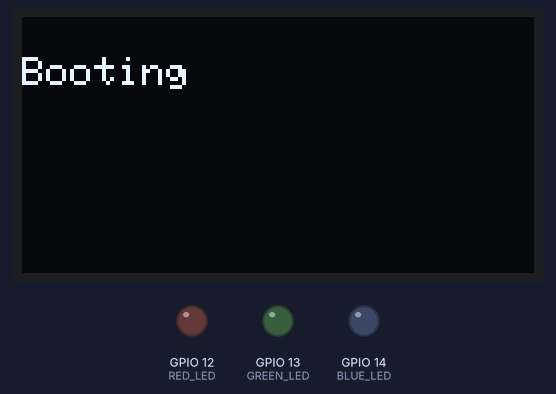
The sketch below on a simulated ESP8266 (NodeMCU). Parts: 128×64 one-colour display, output pins drawn as LEDs (lit = HIGH). WiFi joins after 1.5 s; servers stay silent unless stated; the display library's start-up logo is not drawn; network time is answered at once with the bench clock; the local clock reads 2024-03-15 10:24:30 at power-on unless the sketch sets it; pins used as bus, display or sensor lines are not drawn; what the sketch prints to the serial monitor is not drawn.

Above: at 2.6 s.
At 4.2 s:
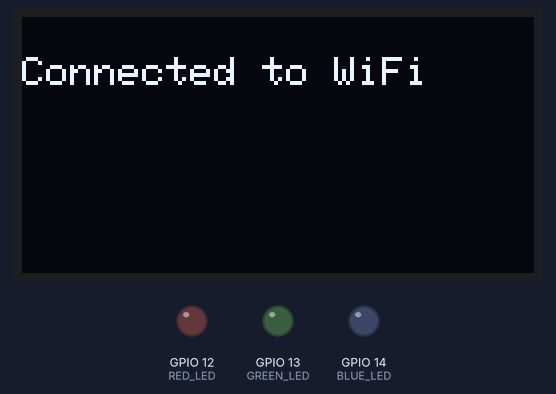
At 10.7 s:
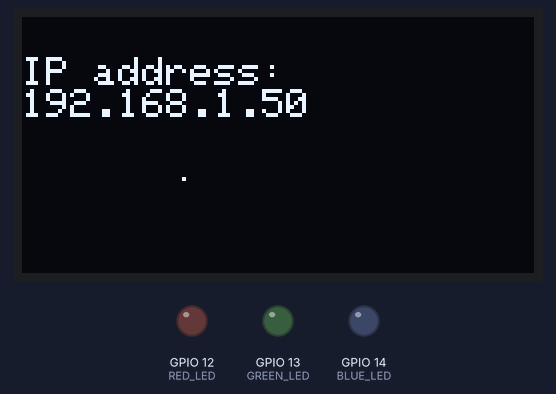
At 15.8 s:
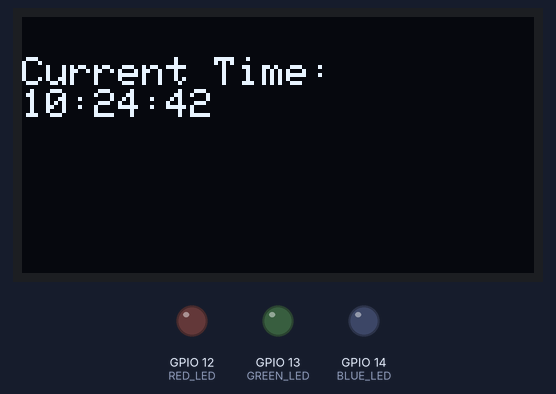
At 23.8 s:
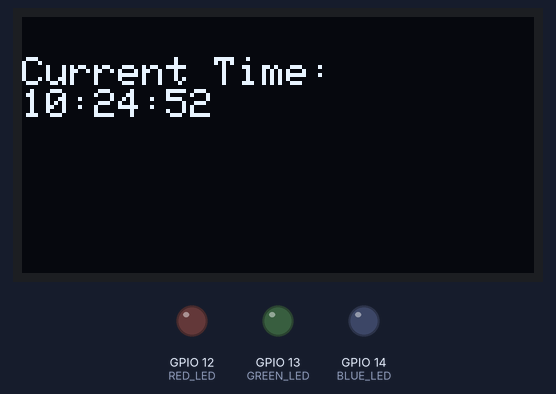
At 35.9 s:
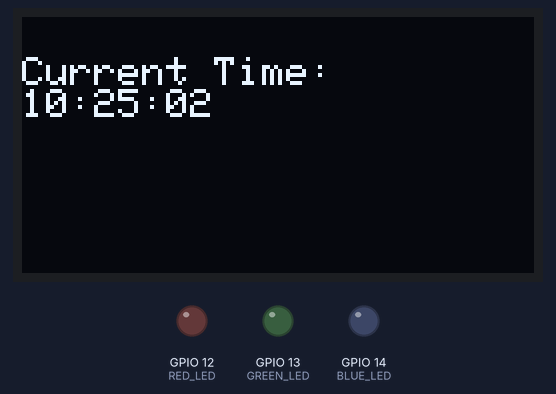

Measured:
- what the display in image 0 shows lasts 2.0 s, from 2.1 s to 4.1 s
- what the display in image 1 shows lasts 0.5 s, from 4.1 s to 4.6 s
- what the display in image 2 shows lasts 6.0 s, from 6.7 s to 12.7 s

The sketch:

wifi_ota_oled_NTP_project_X_3.ino.ino
```cpp
#include <ESP8266WiFi.h>          //https://github.com/esp8266/Arduino
#include <ESP8266mDNS.h>
#include <NTPClient.h>
#include <WiFiUdp.h>
#include <ArduinoOTA.h>
//needed for library
#include <DNSServer.h>
#include <ESP8266WebServer.h>
#include <WiFiManager.h>          //https://github.com/tzapu/WiFiManager
#include <SPI.h>
#include <Wire.h>
#include <Adafruit_GFX.h>
#include <Adafruit_SSD1306.h>
//for LED status
#include <Ticker.h>
Ticker ticker;
const char* ssid = "lucky";
const char* password = "laxmish53";
#define OLED_RESET LED_BUILTIN
Adafruit_SSD1306 display(OLED_RESET);
#if (SSD1306_LCDHEIGHT != 64)
#error("Height incorrect, please fix Adafruit_SSD1306.h!");
#endif
static int RED_LED = 12;
static int GREEN_LED = 13;
static int BLUE_LED = 14;
WiFiUDP ntpUDP;
NTPClient timeClient(ntpUDP);

void tick()
{
  //toggle state
  int state = digitalRead(LED_BUILTIN);  // get the current state of GPIO1 pin
  digitalWrite(LED_BUILTIN, !state);     // set pin to the opposite state
}

//gets called when WiFiManager enters configuration mode
void configModeCallback (WiFiManager *myWiFiManager) {
  Serial.println("Entered config mode");
  Serial.println(WiFi.softAPIP());
  //if you used auto generated SSID, print it
  Serial.println(myWiFiManager->getConfigPortalSSID());
  //entered config mode, make led toggle faster
  ticker.attach(0.2, tick);
}

void setup() {
  // put your setup code here, to run once:
  Serial.begin(115200);
  display.begin(SSD1306_SWITCHCAPVCC, 0x3C);  // initialize with the I2C addr 0x3D (for the 128x64)
  // init done

  timeClient.begin();
  // Show image buffer on the display hardware.
  // Since the buffer is intialized with an Adafruit splashscreen
  // internally, this will display the splashscreen.
  display.display();
  delay(2000);

  // Clear the buffer.
  display.clearDisplay();

  Serial.println("Booting");
   // text display tests
  display.setTextSize(1);
  display.setTextColor(WHITE);
  display.setCursor(0,10);
  display.println("Booting");
  display.display();
  delay(500);
  display.clearDisplay();
  WiFi.mode(WIFI_STA);
 /* WiFi.begin(ssid, password);
  while (WiFi.waitForConnectResult() != WL_CONNECTED) {
    Serial.println("Connection Failed! Rebooting...");
    delay(5000);*/
  //set led pin as output
  pinMode(LED_BUILTIN, OUTPUT);
  pinMode(RED_LED, OUTPUT);pinMode(GREEN_LED, OUTPUT);pinMode(BLUE_LED, OUTPUT);
  // start ticker with 0.5 because we start in AP mode and try to connect
  ticker.attach(0.6, tick);

  //WiFiManager
  //Local intialization. Once its business is done, there is no need to keep it around
  WiFiManager wifiManager;
  //reset settings - for testing
  //wifiManager.resetSettings();

  //set callback that gets called when connecting to previous WiFi fails, and enters Access Point mode
  wifiManager.setAPCallback(configModeCallback);

  //fetches ssid and pass and tries to connect
  //if it does not connect it starts an access point with the specified name
  //here  "AutoConnectAP"
  //and goes into a blocking loop awaiting configuration
  if (!wifiManager.autoConnect()) {
    Serial.println("failed to connect and hit timeout");
    //reset and try again, or maybe put it to deep sleep
    ESP.reset();
    delay(1000);
  }

  //if you get here you have connected to the WiFi
  Serial.println("Connected to WiFi");
   display.setTextSize(1);
  display.setTextColor(WHITE);
  display.setCursor(0,10);
  display.println("Connected to WiFi");
  display.display();
  delay(500);
  display.clearDisplay();
  ticker.detach();
  //keep LED on
  digitalWrite(LED_BUILTIN, LOW);
  // Port defaults to 8266
  // ArduinoOTA.setPort(8266);

  // Hostname defaults to esp8266-[ChipID]
  ArduinoOTA.setHostname("Esp8266_project_X");

  // No authentication by default
  // ArduinoOTA.setPassword((const char *)"123");

  ArduinoOTA.onStart([]() {
    Serial.println("Start");
  });
  ArduinoOTA.onEnd([]() {
    Serial.println("\nEnd");
  });
  ArduinoOTA.onProgress([](unsigned int progress, unsigned int total) {
    Serial.printf("Progress: %u%%\r", (progress / (total / 100)));
  });
  ArduinoOTA.onError([](ota_error_t error) {
    Serial.printf("Error[%u]: ", error);
    if (error == OTA_AUTH_ERROR) Serial.println("Auth Failed");
    else if (error == OTA_BEGIN_ERROR) Serial.println("Begin Failed");
    else if (error == OTA_CONNECT_ERROR) Serial.println("Connect Failed");
    else if (error == OTA_RECEIVE_ERROR) Serial.println("Receive Failed");
    else if (error == OTA_END_ERROR) Serial.println("End Failed");
  });
  ArduinoOTA.begin();
  Serial.println("Ready");
  Serial.print("IP address: ");
  Serial.println(WiFi.localIP());
  display.setTextSize(1);
  display.setTextColor(WHITE);
  display.setCursor(0,10);
  display.println("IP address: ");
  display.println(WiFi.localIP());
  display.display();
  delay(2000);
  display.drawPixel(40, 40, WHITE);
  // Show the display buffer on the hardware.
  // NOTE: You _must_ call display after making any drawing commands
  // to make them visible on the display hardware!
  display.display();
  delay(2000);
  display.clearDisplay();
}

void loop() {
  timeClient.update();

  Serial.println(timeClient.getFormattedTime());
  // put your main code here, to run repeatedly:
  ArduinoOTA.handle();
  pinMode(RED_LED, HIGH);pinMode(GREEN_LED, LOW);pinMode(BLUE_LED, HIGH);
  delay(2000);
  pinMode(RED_LED, LOW);pinMode(GREEN_LED, HIGH);pinMode(BLUE_LED, HIGH);
  delay(2000);
  pinMode(RED_LED, HIGH);pinMode(GREEN_LED, HIGH);pinMode(BLUE_LED, LOW);
display.setTextSize(1);
  display.setTextColor(WHITE);
  display.setCursor(0,10);
  display.println("Current Time:");
  display.println(timeClient.getFormattedTime());
  display.display();
  delay(1000);
  display.clearDisplay();
}
```
